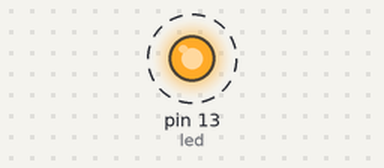
Recording of a sketch running on a simulated Arduino Uno, built with avr-gcc and run on an emulated ATmega328P. On the bench: output pins drawn as LEDs (lit = HIGH). Dashed ring = blinking.

Above: at 0.2 s.
Timing chart, 0 to 3.0 s (numbered marks = the images above):
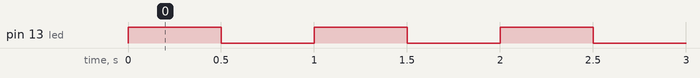

Measured:
- by itself, pin 13 (led): alternates HIGH for 0.50 s and LOW for 0.50 s

The sketch:

LED.ino
```cpp
int led = LED_BUILTIN;

void setup() {
  // put your setup code here, to run once:
  pinMode(led,OUTPUT); //explaining it takes 2 parameters

}

void loop() {
  // put your main code here, to run repeatedly:
  digitalWrite (led, HIGH);
  delay(500);
  digitalWrite (led, LOW);
  delay(500);

}
```
